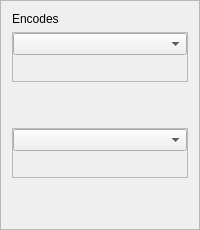
             <widget class="QFrame" name="frame_15">
              <property name="frameShape">
               <enum>QFrame::StyledPanel</enum>
              </property>
              <property name="frameShadow">
               <enum>QFrame::Raised</enum>
              </property>
              <layout class="QVBoxLayout" name="verticalLayout_18">
               <item>
                <widget class="QLabel" name="label_9">
                 <property name="sizePolicy">
                  <sizepolicy hsizetype="Preferred" vsizetype="Fixed">
                   <horstretch>0</horstretch>
                   <verstretch>0</verstretch>
                  </sizepolicy>
                 </property>
                 <property name="text">
                  <string>Encodes</string>
                 </property>
                </widget>
               </item>
               <item>
                <widget class="QFrame" name="frame_7">
                 <property name="enabled">
                  <bool>true</bool>
                 </property>
                 <property name="sizePolicy">
                  <sizepolicy hsizetype="Preferred" vsizetype="Fixed">
                   <horstretch>0</horstretch>
                   <verstretch>0</verstretch>
                  </sizepolicy>
                 </property>
                 <property name="minimumSize">
                  <size>
                   <width>0</width>
                   <height>50</height>
                  </size>
                 </property>
                 <property name="maximumSize">
                  <size>
                   <width>16777215</width>
                   <height>50</height>
                  </size>
                 </property>
                 <property name="frameShape">
                  <enum>QFrame::StyledPanel</enum>
                 </property>
                 <property name="frameShadow">
                  <enum>QFrame::Raised</enum>
                 </property>
                 <layout class="QVBoxLayout" name="verticalLayout_7">
                  <property name="spacing">
                   <number>0</number>
                  </property>
                  <property name="leftMargin">
                   <number>0</number>
                  </property>
                  <property name="topMargin">
                   <number>0</number>
                  </property>
                  <property name="rightMargin">
                   <number>0</number>
                  </property>
                  <property name="bottomMargin">
                   <number>0</number>
                  </property>
                  <item>
                   <widget class="QComboBox" name="comboBox_5"/>
                  </item>
                  <item>
                   <spacer name="verticalSpacer_11">
                    <property name="orientation">
                     <enum>Qt::Vertical</enum>
                    </property>
                    <property name="sizeHint" stdset="0">
                     <size>
                      <width>20</width>
                      <height>40</height>
                     </size>
                    </property>
                   </spacer>
                  </item>
                 </layout>
                </widget>
               </item>
               <item>
                <spacer name="verticalSpacer_5">
                 <property name="orientation">
                  <enum>Qt::Vertical</enum>
                 </property>
                 <property name="sizeHint" stdset="0">
                  <size>
                   <width>20</width>
                   <height>40</height>
                  </size>
                 </property>
                </spacer>
               </item>
               <item>
                <widget class="QFrame" name="frame_27">
                 <property name="enabled">
                  <bool>true</bool>
                 </property>
                 <property name="sizePolicy">
                  <sizepolicy hsizetype="Preferred" vsizetype="Fixed">
                   <horstretch>0</horstretch>
                   <verstretch>0</verstretch>
                  </sizepolicy>
                 </property>
                 <property name="minimumSize">
                  <size>
                   <width>0</width>
                   <height>50</height>
                  </size>
                 </property>
                 <property name="maximumSize">
                  <size>
                   <width>16777215</width>
                   <height>50</height>
                  </size>
                 </property>
                 <property name="frameShape">
                  <enum>QFrame::StyledPanel</enum>
                 </property>
                 <property name="frameShadow">
                  <enum>QFrame::Raised</enum>
                 </property>
                 <layout class="QVBoxLayout" name="verticalLayout_17">
                  <property name="spacing">
                   <number>0</number>
                  </property>
                  <property name="leftMargin">
                   <number>0</number>
                  </property>
                  <property name="topMargin">
                   <number>0</number>
                  </property>
                  <property name="rightMargin">
                   <number>0</number>
                  </property>
                  <property name="bottomMargin">
                   <number>0</number>
                  </property>
                  <item>
                   <widget class="QComboBox" name="comboBox_6"/>
                  </item>
                  <item>
                   <spacer name="verticalSpacer_12">
                    <property name="orientation">
                     <enum>Qt::Vertical</enum>
                    </property>
                    <property name="sizeHint" stdset="0">
                     <size>
                      <width>20</width>
                      <height>40</height>
                     </size>
                    </property>
                   </spacer>
                  </item>
                 </layout>
                </widget>
               </item>
               <item>
                <spacer name="verticalSpacer_2">
                 <property name="orientation">
                  <enum>Qt::Vertical</enum>
                 </property>
                 <property name="sizeHint" stdset="0">
                  <size>
                   <width>20</width>
                   <height>40</height>
                  </size>
                 </property>
                </spacer>
               </item>
              </layout>
             </widget>
